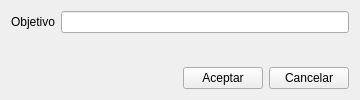
<?xml version="1.0" encoding="UTF-8"?>
<ui version="4.0">
 <class>Form</class>
 <widget class="QWidget" name="Form">
  <property name="geometry">
   <rect>
    <x>0</x>
    <y>0</y>
    <width>360</width>
    <height>100</height>
   </rect>
  </property>
  <property name="minimumSize">
   <size>
    <width>360</width>
    <height>100</height>
   </size>
  </property>
  <property name="windowTitle">
   <string>Nuevo Objetivo General</string>
  </property>
  <layout class="QVBoxLayout" name="verticalLayout">
   <item>
    <layout class="QHBoxLayout" name="horizontalLayout">
     <item>
      <widget class="QLabel" name="label">
       <property name="text">
        <string>Objetivo</string>
       </property>
      </widget>
     </item>
     <item>
      <widget class="QLineEdit" name="obj_gen_text"/>
     </item>
    </layout>
   </item>
   <item>
    <spacer name="verticalSpacer">
     <property name="orientation">
      <enum>Qt::Vertical</enum>
     </property>
     <property name="sizeHint" stdset="0">
      <size>
       <width>20</width>
       <height>40</height>
      </size>
     </property>
    </spacer>
   </item>
   <item>
    <layout class="QHBoxLayout" name="horizontalLayout_2">
     <item>
      <spacer name="horizontalSpacer">
       <property name="orientation">
        <enum>Qt::Horizontal</enum>
       </property>
       <property name="sizeHint" stdset="0">
        <size>
         <width>40</width>
         <height>20</height>
        </size>
       </property>
      </spacer>
     </item>
     <item>
      <widget class="QPushButton" name="aceptar_btn">
       <property name="text">
        <string>Aceptar</string>
       </property>
      </widget>
     </item>
     <item>
      <widget class="QPushButton" name="cancelar_btn">
       <property name="text">
        <string>Cancelar</string>
       </property>
      </widget>
     </item>
    </layout>
   </item>
  </layout>
 </widget>
 <resources/>
 <connections/>
</ui>
